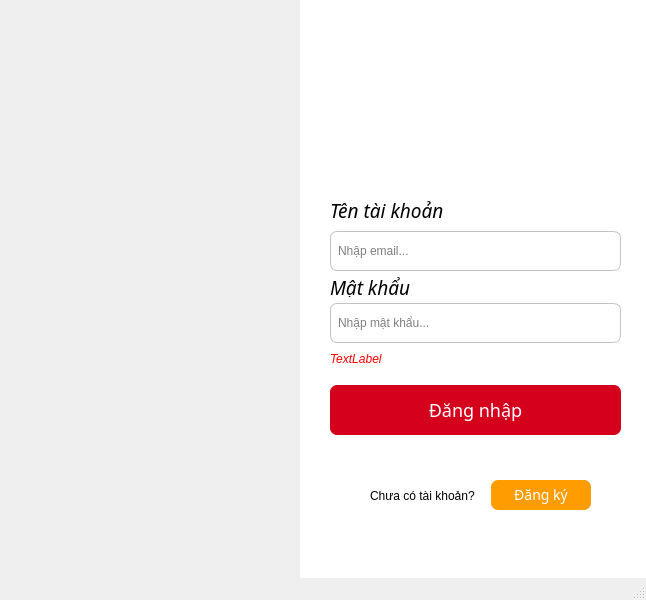
<?xml version="1.0" encoding="UTF-8"?>
<ui version="4.0">
 <class>MainWindow</class>
 <widget class="QMainWindow" name="MainWindow">
  <property name="geometry">
   <rect>
    <x>0</x>
    <y>0</y>
    <width>646</width>
    <height>600</height>
   </rect>
  </property>
  <property name="sizePolicy">
   <sizepolicy hsizetype="Fixed" vsizetype="Fixed">
    <horstretch>0</horstretch>
    <verstretch>0</verstretch>
   </sizepolicy>
  </property>
  <property name="windowTitle">
   <string>MainWindow</string>
  </property>
  <widget class="QWidget" name="centralwidget">
   <widget class="QLabel" name="label">
    <property name="geometry">
     <rect>
      <x>300</x>
      <y>0</y>
      <width>400</width>
      <height>591</height>
     </rect>
    </property>
    <property name="sizePolicy">
     <sizepolicy hsizetype="Fixed" vsizetype="Fixed">
      <horstretch>0</horstretch>
      <verstretch>0</verstretch>
     </sizepolicy>
    </property>
    <property name="minimumSize">
     <size>
      <width>400</width>
      <height>400</height>
     </size>
    </property>
    <property name="maximumSize">
     <size>
      <width>800</width>
      <height>800</height>
     </size>
    </property>
    <property name="font">
     <font>
      <family>UTM Avo</family>
      <weight>75</weight>
      <bold>true</bold>
     </font>
    </property>
    <property name="styleSheet">
     <string notr="true">background-color: #ffffff</string>
    </property>
    <property name="text">
     <string/>
    </property>
    <property name="alignment">
     <set>Qt::AlignCenter</set>
    </property>
   </widget>
   <widget class="QLabel" name="label_2">
    <property name="geometry">
     <rect>
      <x>0</x>
      <y>0</y>
      <width>301</width>
      <height>621</height>
     </rect>
    </property>
    <property name="text">
     <string/>
    </property>
    <property name="pixmap">
     <pixmap>ui_login.png</pixmap>
    </property>
   </widget>
   <widget class="QWidget" name="verticalLayoutWidget">
    <property name="geometry">
     <rect>
      <x>330</x>
      <y>190</y>
      <width>291</width>
      <height>251</height>
     </rect>
    </property>
    <layout class="QVBoxLayout" name="verticalLayout">
     <property name="spacing">
      <number>0</number>
     </property>
     <property name="sizeConstraint">
      <enum>QLayout::SetDefaultConstraint</enum>
     </property>
     <property name="topMargin">
      <number>0</number>
     </property>
     <item>
      <widget class="QLabel" name="label_5">
       <property name="minimumSize">
        <size>
         <width>0</width>
         <height>20</height>
        </size>
       </property>
       <property name="maximumSize">
        <size>
         <width>16777215</width>
         <height>29</height>
        </size>
       </property>
       <property name="font">
        <font>
         <family>UTM Avo</family>
         <pointsize>14</pointsize>
         <italic>true</italic>
        </font>
       </property>
       <property name="text">
        <string>Tên tài khoản</string>
       </property>
       <property name="scaledContents">
        <bool>false</bool>
       </property>
      </widget>
     </item>
     <item>
      <widget class="QLineEdit" name="edt_email">
       <property name="sizePolicy">
        <sizepolicy hsizetype="Expanding" vsizetype="Fixed">
         <horstretch>0</horstretch>
         <verstretch>0</verstretch>
        </sizepolicy>
       </property>
       <property name="maximumSize">
        <size>
         <width>16777215</width>
         <height>40</height>
        </size>
       </property>
       <property name="styleSheet">
        <string notr="true">background-color: #ffffff;
color: #000000;
border: 1px solid rgb(195, 195, 195);
border-radius: 7px;
padding: 5px;</string>
       </property>
       <property name="placeholderText">
        <string>Nhập email...</string>
       </property>
      </widget>
     </item>
     <item>
      <widget class="QLabel" name="label_6">
       <property name="minimumSize">
        <size>
         <width>0</width>
         <height>20</height>
        </size>
       </property>
       <property name="maximumSize">
        <size>
         <width>16777215</width>
         <height>20</height>
        </size>
       </property>
       <property name="font">
        <font>
         <family>UTM Avo</family>
         <pointsize>14</pointsize>
         <italic>true</italic>
        </font>
       </property>
       <property name="text">
        <string>Mật khẩu</string>
       </property>
      </widget>
     </item>
     <item>
      <widget class="QLineEdit" name="edt_password">
       <property name="maximumSize">
        <size>
         <width>16777215</width>
         <height>40</height>
        </size>
       </property>
       <property name="styleSheet">
        <string notr="true">background-color: #ffffff;
color: #000000;
border: 1px solid rgb(195, 195, 195);
border-radius: 7px;
padding: 5px;</string>
       </property>
       <property name="echoMode">
        <enum>QLineEdit::Password</enum>
       </property>
       <property name="placeholderText">
        <string>Nhập mật khẩu...</string>
       </property>
      </widget>
     </item>
     <item>
      <widget class="QLabel" name="error">
       <property name="maximumSize">
        <size>
         <width>16777215</width>
         <height>20</height>
        </size>
       </property>
       <property name="styleSheet">
        <string notr="true">color: red;
font-style: italic;</string>
       </property>
       <property name="text">
        <string>TextLabel</string>
       </property>
      </widget>
     </item>
     <item>
      <widget class="QPushButton" name="btn_login">
       <property name="maximumSize">
        <size>
         <width>16777215</width>
         <height>60</height>
        </size>
       </property>
       <property name="styleSheet">
        <string notr="true">color: #ffffff;
font-size: 18px;
font-family: UTM AVO;
background-color: rgb(213, 0, 28);
border-radius: 7px;
margin-top: 10px;</string>
       </property>
       <property name="text">
        <string>Đăng nhập</string>
       </property>
      </widget>
     </item>
    </layout>
   </widget>
   <widget class="QWidget" name="horizontalLayoutWidget">
    <property name="geometry">
     <rect>
      <x>370</x>
      <y>470</y>
      <width>221</width>
      <height>51</height>
     </rect>
    </property>
    <layout class="QHBoxLayout" name="horizontalLayout">
     <item>
      <widget class="QLabel" name="label_7">
       <property name="text">
        <string>Chưa có tài khoản?</string>
       </property>
      </widget>
     </item>
     <item>
      <widget class="QPushButton" name="btn_signup">
       <property name="maximumSize">
        <size>
         <width>100</width>
         <height>30</height>
        </size>
       </property>
       <property name="styleSheet">
        <string notr="true">color: #ffffff;
font-size: 14px;
font-family: UTM AVO;
background-color: rgb(255, 157, 0);
border-radius: 7px;
</string>
       </property>
       <property name="text">
        <string>Đăng ký</string>
       </property>
      </widget>
     </item>
    </layout>
   </widget>
   <widget class="QLabel" name="label_3">
    <property name="geometry">
     <rect>
      <x>340</x>
      <y>70</y>
      <width>271</width>
      <height>91</height>
     </rect>
    </property>
    <property name="text">
     <string/>
    </property>
    <property name="pixmap">
     <pixmap>../images/images.png</pixmap>
    </property>
    <property name="scaledContents">
     <bool>true</bool>
    </property>
   </widget>
  </widget>
  <widget class="QStatusBar" name="statusbar"/>
 </widget>
 <resources>
  <include location="../res.qrc"/>
 </resources>
 <connections/>
</ui>
